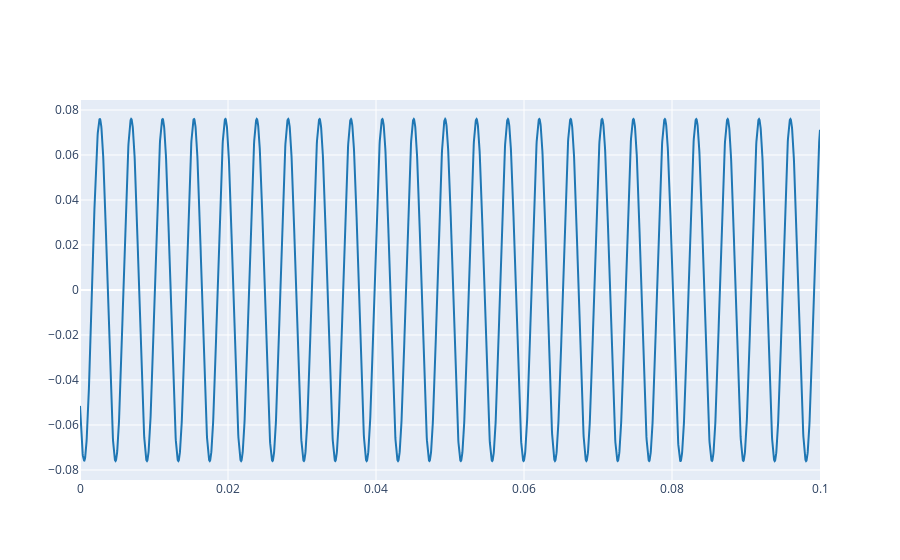

The notebook cell this image was saved under:
### Markdown cell above
2.1. Define a complex exponential with the same parameters that those from Lab 1 (Ex 3.1) and plot the real part.

### Code cell
# Write the code here
A = 0.076
f0 = 235.8
fs = 44100
deltha_t = 0.0042435
phi = 2*np.pi*f0*(deltha_t + 0.0005) % (2*np.pi) + np.pi/2
t = np.arange(0, .1, 1.0/fs)
x = A * np.exp(1j*(2*f0*np.pi*t + phi))

plot_signals([np.real(x)], fs, name=['real part'])

### Figure 1 — Plotly figure (JSON) as saved in the notebook; plotly's stock layout.template omitted (floating-point values rounded to 4 significant figures; data arrays with more than 128 entries replaced by an {"elided": "..."} marker saying what was removed)
{"data": [{"line": {"color": "#1f77b4", "shape": "linear"}, "mode": "lines", "name": "real part", "type": "scatter", "x": {"elided": "4410 float values"}, "y": {"elided": "4410 float values"}}], "layout": {}}
